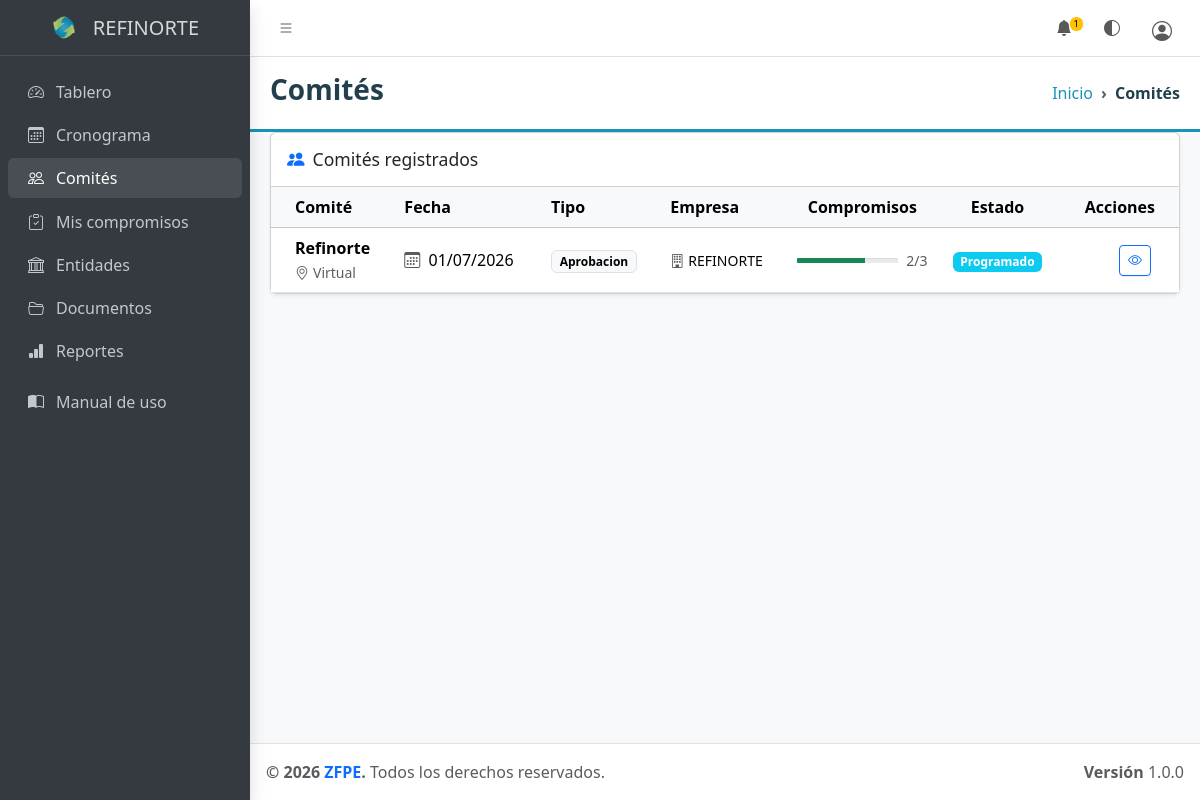
Screenshot of /index.php?modulo=comites (signed in) with the database file from the repository.
### tables this page shows
CREATE TABLE `empresas` (
  `id` int(10) UNSIGNED NOT NULL,
  `nit` varchar(20) NOT NULL,
  `razon_social` varchar(150) NOT NULL,
  `representante` varchar(100) NOT NULL,
  `telefono` varchar(20) DEFAULT NULL,
  `correo` varchar(100) DEFAULT NULL,
  `contrasena` varchar(255) NOT NULL,
  `creado_en` datetime NOT NULL DEFAULT current_timestamp()
);

CREATE TABLE `comites` (
  `id` int(10) UNSIGNED NOT NULL,
  `empresa_id` int(10) UNSIGNED NOT NULL,
  `tipo` varchar(50) NOT NULL DEFAULT 'seguimiento',
  `titulo` varchar(200) NOT NULL,
  `descripcion` text DEFAULT NULL,
  `fecha` datetime NOT NULL,
  `lugar` varchar(255) DEFAULT NULL,
  `estado` enum('programado','realizado','cancelado') NOT NULL DEFAULT 'programado',
  `creado_por` int(10) UNSIGNED DEFAULT NULL,
  `creado_en` datetime NOT NULL DEFAULT current_timestamp()
);

### vista/modulos/comites/index.php (the view, shortened to what the rows shown need)
<?php
$estadoBadge = [
    'programado' => ['bg-info',    'Programado'],
    'realizado'  => ['bg-success', 'Realizado'],
    'cancelado'  => ['bg-secondary','Cancelado'],
];
?>
<?php require_once __DIR__ . '/../../parciales/cabecera.php'; ?>
<div class="app-wrapper">
  <?php require_once __DIR__ . '/../../parciales/menu_lateral.php'; ?>
  <main class="app-main">
    <div class="app-content">
      <div class="container-fluid">
        <div class="card shadow-sm">
          <div class="card-body p-0">
            <?php if (empty($comites)): ?>
              <div class="text-center text-muted py-5">
                <i class="bi bi-people fs-1 opacity-25 d-block mb-2"></i>
                No hay comités registrados aún.
                <a href="index.php?modulo=comites&accion=crear" class="d-block mt-2">Registrar primer comité</a>
              </div>
            <?php else: ?>
              <div class="table-responsive">
                <table class="table table-hover align-middle mb-0">
                  <thead class="table-light">
                    <tr>
                      <th>Comité</th>
                      <th>Fecha</th>
                      <th>Tipo</th>
                      <th>Empresa</th>
                      <th class="text-center">Compromisos</th>
                      <th class="text-center">Estado</th>
                      <th class="text-end">Acciones</th>
                    </tr>
                  </thead>
                  <tbody>
                    <?php foreach ($comites as $c): ?>
                    <?php
                      [$badgeCls, $badgeTxt] = $estadoBadge[$c['estado']] ?? ['bg-secondary', $c['estado']];
                      $totalComp   = (int) $c['total_compromisos'];
                      $cumplidos   = (int) $c['compromisos_cumplidos'];
                      $pct         = $totalComp > 0 ? round($cumplidos / $totalComp * 100) : 0;
                    ?>
                    <tr>
                      <td>
                        <div class="fw-semibold"><?= htmlspecialchars($c['titulo']) ?></div>
                        <?php if ($c['lugar']): ?>
                          <small class="text-muted"><i class="bi bi-geo-alt me-1"></i><?= htmlspecialchars($c['lugar']) ?></small>
                        <?php endif; ?>
                      </td>
                      <td class="text-nowrap">
                        <i class="bi bi-calendar3 me-1 text-muted"></i>
                        <?= date('d/m/Y', strtotime($c['fecha'])) ?>
                      </td>
                      <td>
                        <span class="badge text-bg-light border text-capitalize"><?= htmlspecialchars($c['tipo']) ?></span>
                      </td>
                      <td>
                        <?php if (!empty($c['empresa_nombre'])): ?>
                          <span class="small"><i class="bi bi-building me-1 text-muted"></i><?= htmlspecialchars($c['empresa_nombre']) ?></span>
                        <?php else: ?>
                          <span class="text-muted small">—</span>
                        <?php endif; ?>
                      </td>
                      <td class="text-center" style="min-width:120px;">
                        <?php if ($totalComp > 0): ?>
                          <div class="d-flex align-items-center gap-2">
                            <div class="progress flex-grow-1" style="height:5px;">
                              <div class="progress-bar bg-success" style="width:<?= $pct ?>%"></div>
                            </div>
                            <small class="text-muted"><?= $cumplidos ?>/<?= $totalComp ?></small>
                          </div>
                        <?php else: ?>
                          <span class="text-muted small">Sin compromisos</span>
                        <?php endif; ?>
                      </td>
                      <td class="text-center">
                        <span class="badge <?= $badgeCls ?>"><?= $badgeTxt ?></span>
                      </td>
                      <td class="text-end">
                        <a href="index.php?modulo=comites&accion=ver&id=<?= $c['id'] ?>"
                           class="btn btn-sm btn-outline-primary me-1" title="Ver detalle">
                          <i class="bi bi-eye"></i>
                        </a>
                      </td>
                    </tr>
                    <?php endforeach; ?>
                  </tbody>
                </table>
              </div>
            <?php endif; ?>
          </div>
        </div>
      </div>
    </div>
  </main>
  <?php require_once __DIR__ . '/../../parciales/pie.php'; ?>

### vista/parciales/menu_lateral.php (shortened to what the rows shown need)
<?php
$esAdmin       = ($_SESSION['usuario_rol'] ?? '') === 'admin';
$esOperaciones = ($_SESSION['usuario_rol'] ?? '') === 'operaciones';
$marcaTexto = 'ZFPE';
if (!$esAdmin && !$esOperaciones && !empty($_SESSION['usuario_empresa_id'])) {
    $stmt = conectar()->prepare('SELECT razon_social FROM empresas WHERE id = ?');
    $stmt->execute([(int) $_SESSION['usuario_empresa_id']]);
    $nombreEmpresa = $stmt->fetchColumn();
    if ($nombreEmpresa) {
        $marcaTexto = $nombreEmpresa;
    }
}
?>
<aside class="app-sidebar bg-body-secondary shadow" data-bs-theme="dark">
  <div class="sidebar-brand">
    <a href="index.php" class="brand-link" title="<?= htmlspecialchars($marcaTexto) ?>">
      <img src="vista/img/logo.png" alt="Logo" class="brand-image-zf flex-shrink-0">
      <span class="brand-text fw-light text-truncate d-inline-block" style="max-width:150px; vertical-align:middle;">
        <?= htmlspecialchars($marcaTexto) ?>
      </span>
    </a>
  </div>
</aside>

### rows the page displays
empresas: razon_social "REFINORTE"
comites: titulo "Refinorte", lugar "Virtual", fecha "01/07/2026", tipo "Aprobacion", empresa.razon_social "REFINORTE", $pct 67 (drawn), cumplidos "2", totalComp "3", badgeTxt "Programado"

### other values shown
$noLeidas "1"
